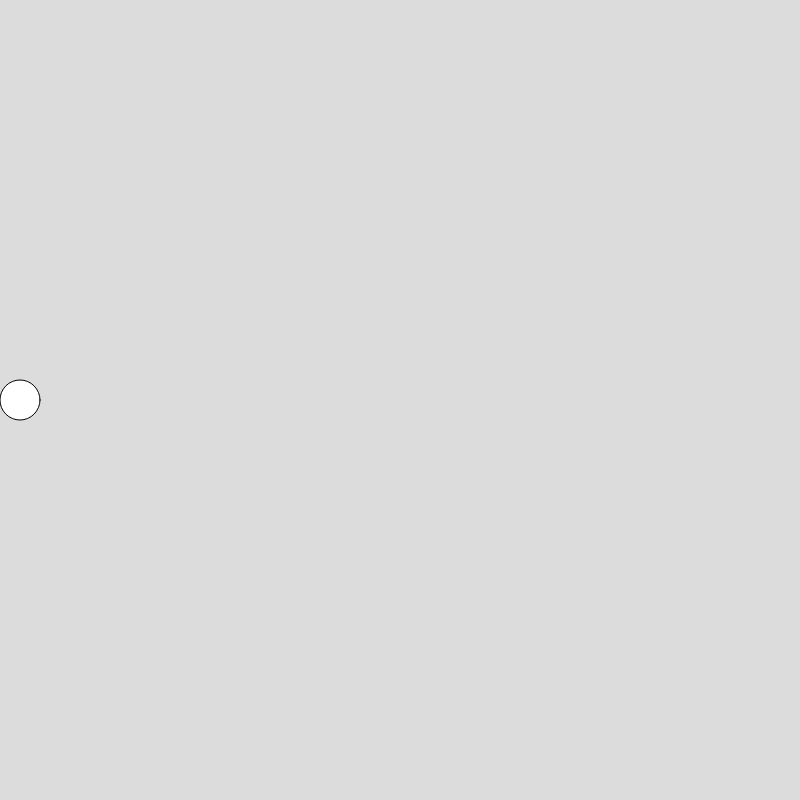
Frame 1 (no input)
Frame 60 (no input): identical to frame 1, image omitted
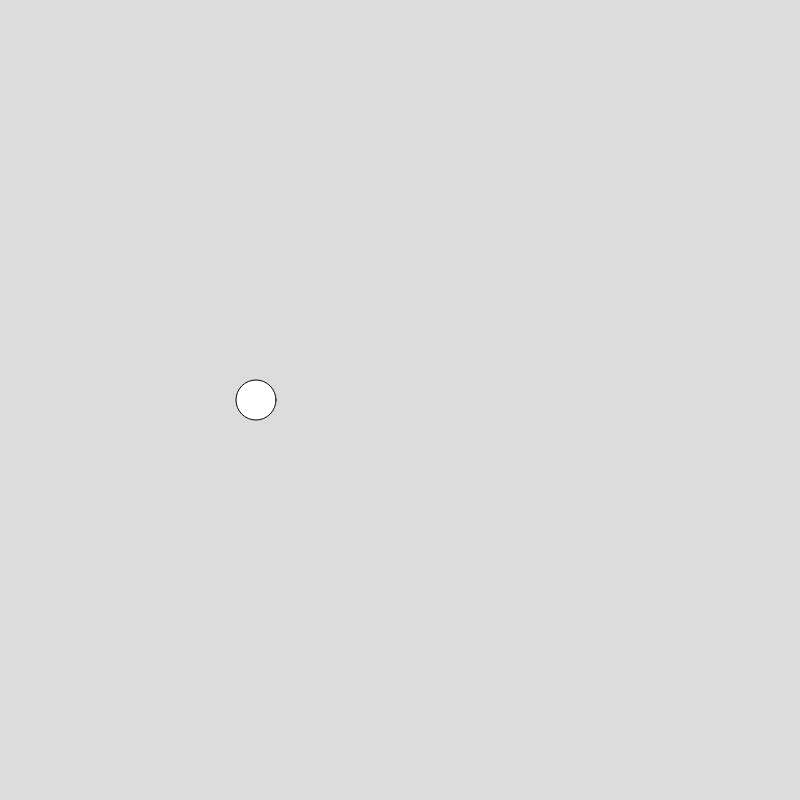
Frame 120 (the mouse pressed at the canvas centre since frame 60)

The p5.js sketch that drew these frames (run headless with seeded random() and noise() and a simulated clock; from frame 60 on, the mouse is pressed at the canvas centre):

// p5.js sketch
// ── sketch.js
diameter = 40;
let xpos = 20;

function setup() {
  createCanvas(800, 800);
  Training=1;
}

function draw() {
  background(220);
  let hastighed = mouseX/100;

  if(xpos <= 20){
    gårModHøjre = true;
  }
  circle(xpos, 400, diameter);

  if (gårModHøjre == true){
      xpos += 1*hastighed;
  }
  else{
    xpos += -1*hastighed;
  }
  if (xpos >= 780){
      gårModHøjre = false;
  }
  if (xpos == 20){
      gårModHøjre = true;
  }

}
